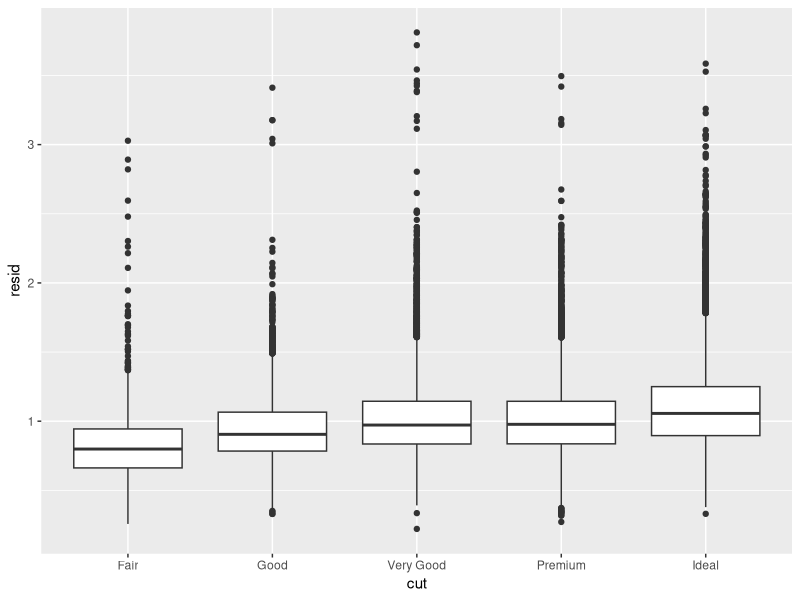

Generate this figure with R:
library(tidyverse)
library(modelr)

mod <- lm(log(price) ~ log(carat), data = diamonds)

diamonds2 <- diamonds %>%
  add_residuals(mod) %>%
  mutate(resid = exp(resid))

ggplot(data = diamonds2) +
  geom_boxplot(mapping = aes(x = cut, y = resid))